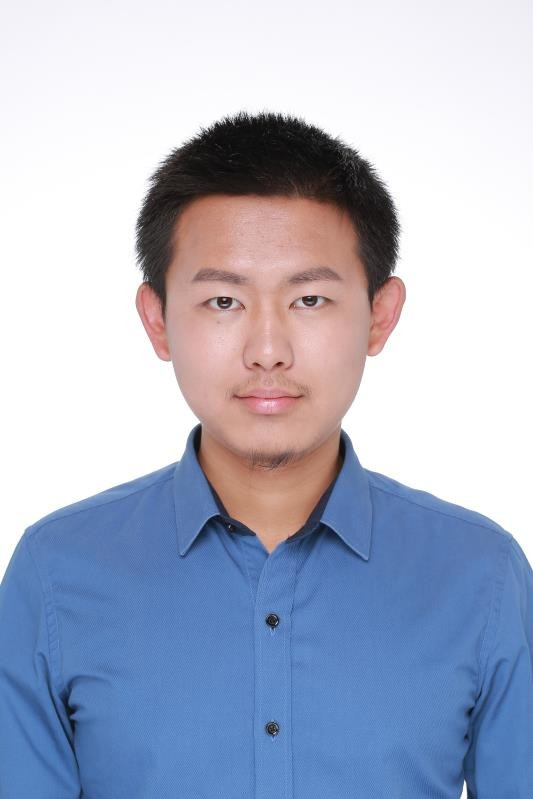
%> input picture detectFaces/me.png, 533 x 799 px
$ octave --eval "result = detectFaces('me.png');"   (GNU Octave 9; MATLAB toolbox functions it lacks are replaced by stand-ins)
%> lines starting %> are read from the running program, lines starting %| are printed output that depends on the picture
### detectFaces/integralImg.m
% ECEN - 649 Course Project
% integralImg.m - computes integral images for face detection using Viola-Jones algorithm
function outimg = integralImg (inimg)
    % cumulative sum for each pixel of all rows and columns to the left and
    % above the corresponding pixel
    outimg = cumsum(cumsum(double(inimg),2));
end

### detectFaces/detectFaces.m
% ECEN - 649 Course Project
% detectFaces.m - detects face using trained classifiers
function [faces,faceBound] = detectFaces(img)
%> called with img = 'me.png'
% preprocessing by Gaussian filtering
img2 = img; % keep a copy of the original color 3D image
img = imread(img);
%> img is the input picture: size 799x533x3 uint8; mean R, G, B 171.8, 179.3, 199.8
img = rgb2gray(img);
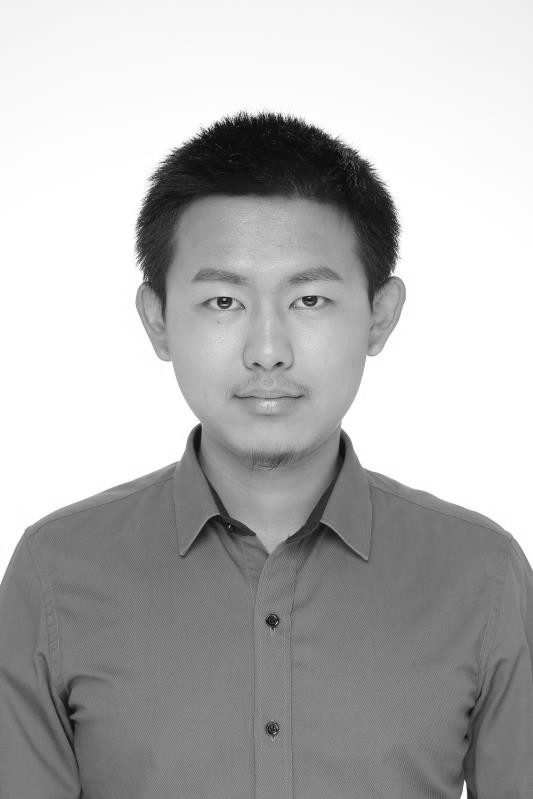
%> img: size 799x533 uint8; min 0, max 255, mean 179.4
img = conv2(img,fspecial('gaussian',3,3),'same');
%> img: size 799x533 double

% get image parameters
[m,n] = size(img);
%> m = 799; n = 533

% other variables
scanItr = 10; % can be modified depending on how big face is relative to image
faces = []; % empty by default

% compute integral image
intImg = integralImg(img);
%> in integralImg, `outimg = cumsum(cumsum(double(inimg),2));`:
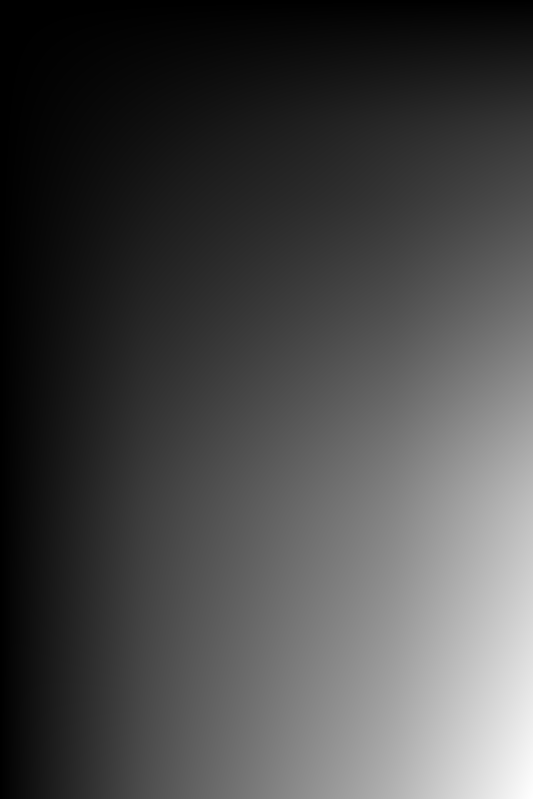
%> outimg: size 799x533 double; min 109.6, max 76219413.5, mean 21581939.2; drawn with min black and max white

% load finalClassifiers
% load '../trainHaar/trainedClassifiers.mat' % 286 classifiers
%> (the run ends here)
